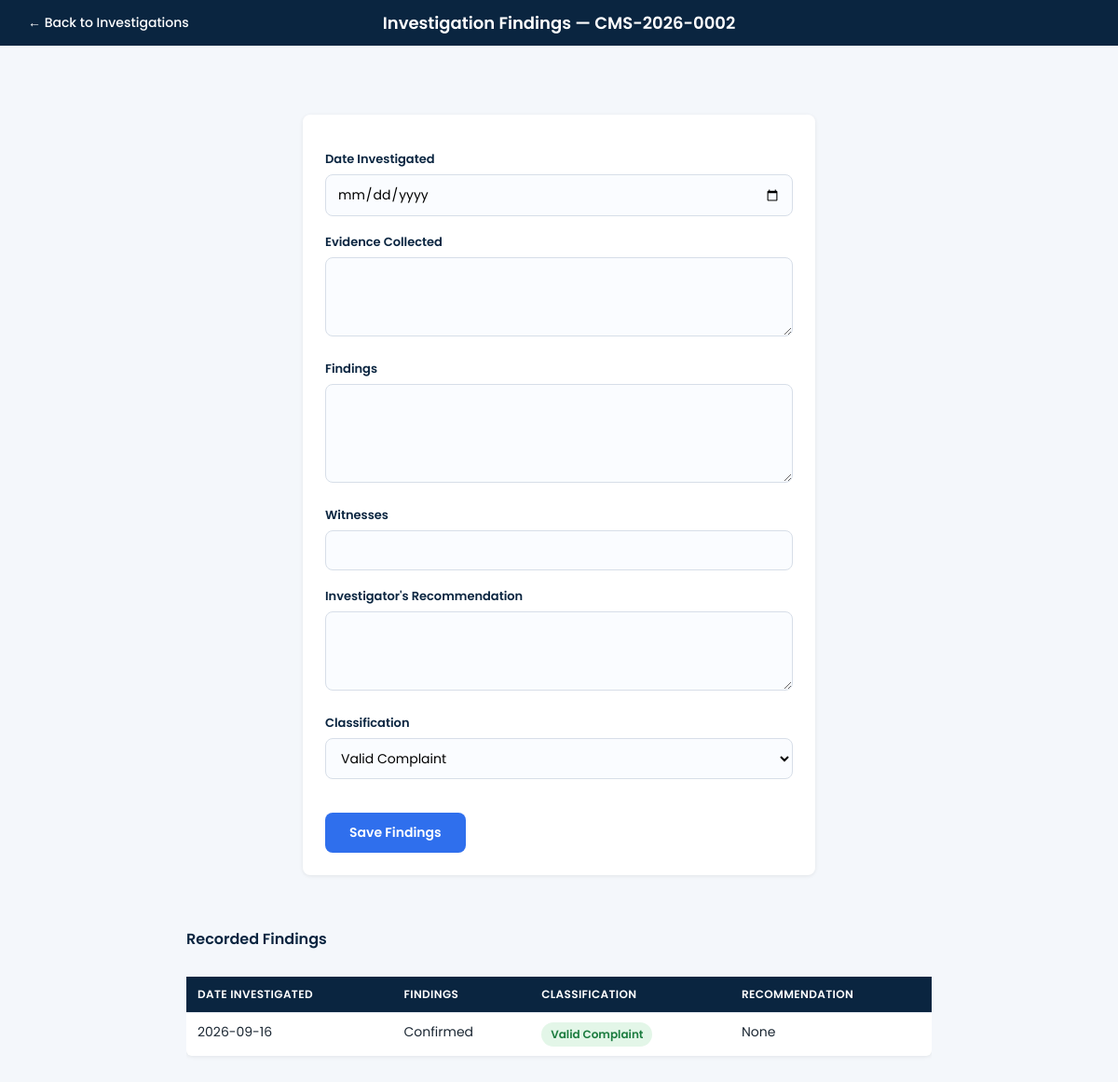
/investigation_findings_form.php?investigation_id=1 (signed in), run on the app's committed database.
### tables this page shows
CREATE TABLE `investigations` (
  `investigation_id` int(11) NOT NULL,
  `complaint_id` int(11) NOT NULL,
  `investigator_id` int(11) NOT NULL,
  `start_date` date NOT NULL,
  `target_completion_date` date DEFAULT NULL,
  `status` enum('Assigned','In Progress','Evidence Gathering','Findings Prepared','Completed') DEFAULT 'Assigned',
  `created_at` timestamp NOT NULL DEFAULT current_timestamp()
);

CREATE TABLE `complaints` (
  `complaint_id` int(11) NOT NULL,
  `complaint_number` varchar(30) NOT NULL,
  `complainant_id` int(11) NOT NULL,
  `category_id` int(11) NOT NULL,
  `subject` varchar(200) NOT NULL,
  `description` text NOT NULL,
  `date_filed` date NOT NULL,
  `location` varchar(150) DEFAULT NULL,
  `priority` enum('low','medium','high') DEFAULT 'medium',
  `status` enum('Submitted','For Assignment','Assigned','Under Investigation','Action Required','For Resolution','Resolved','Closed') DEFAULT 'Submitted',
  `created_at` timestamp NOT NULL DEFAULT current_timestamp()
);

CREATE TABLE `investigation_findings` (
  `finding_id` int(11) NOT NULL,
  `investigation_id` int(11) NOT NULL,
  `date_investigated` date NOT NULL,
  `evidence_collected` text DEFAULT NULL,
  `findings` text NOT NULL,
  `witnesses` varchar(255) DEFAULT NULL,
  `recommendation` text DEFAULT NULL,
  `classification` enum('Valid Complaint','Partially Valid','Unsubstantiated','Invalid') DEFAULT NULL,
  `created_at` timestamp NOT NULL DEFAULT current_timestamp()
);

### investigation_findings_form.php (the view, shortened to what this page needs)
<?php
$conn = new mysqli("localhost", "root", "", "complaint_management_db");
$investigation_id = $_GET['investigation_id'];
$stmt = $conn->prepare(
    "SELECT i.*, c.complaint_number FROM investigations i JOIN complaints c ON i.complaint_id = c.complaint_id WHERE i.investigation_id = ?"
);
$stmt->bind_param("i", $investigation_id);
$stmt->execute();
$investigation = $stmt->get_result()->fetch_assoc();
?>
<!DOCTYPE html>
<html>
<head>
    <link rel="stylesheet" href="assets/style.css">
</head>
<body>
    <div class="topbar">
        <a class="back-link" href="investigation_list.php">← Back to Investigations</a>
        <h2>Investigation Findings — <?php echo htmlspecialchars($investigation['complaint_number']); ?></h2>
    </div>
    <div class="page-wrap">
        <div class="form-card">
            <form action="save_investigation_findings.php" method="POST">
                <div class="form-group">
                    <label>Date Investigated</label>
                    <input type="date" name="date_investigated" required>
                </div>
                <div class="form-group">
                    <label>Evidence Collected</label>
                    <textarea name="evidence_collected" rows="3"></textarea>
                </div>
                <div class="form-group">
                    <label>Findings</label>
                    <textarea name="findings" rows="4" required></textarea>
                </div>
                <div class="form-group">
                    <label>Witnesses</label>
                    <input type="text" name="witnesses">
                </div>
                <div class="form-group">
                    <label>Investigator's Recommendation</label>
                    <textarea name="recommendation" rows="3"></textarea>
                </div>
                <div class="form-group">
                    <label>Classification</label>
                    <select name="classification" required>
                        <option value="Valid Complaint">Valid Complaint</option>
                    </select>
                </div>
                <button type="submit">Save Findings</button>
            </form>
        </div>
        <?php
        $findingsCheck = $conn->prepare("SELECT * FROM investigation_findings WHERE investigation_id = ? ORDER BY finding_id DESC");
        $findingsCheck->bind_param("i", $investigation_id);
        $findingsCheck->execute();
        $findingsResult = $findingsCheck->get_result();
        if ($findingsResult->num_rows > 0):
            $badgeMap = [
                'Valid Complaint' => 'badge-valid',
                'Partially Valid' => 'badge-partial',
                'Unsubstantiated' => 'badge-unsubstantiated',
                'Invalid' => 'badge-invalid',
            ];
        ?>
        <div class="table-card">
            <h3>Recorded Findings</h3>
            <div class="table-scroll">
                <table>
                    <tr>
                        <th>Date Investigated</th>
                        <th>Findings</th>
                        <th>Classification</th>
                        <th>Recommendation</th>
                    </tr>
                    <?php while ($f = $findingsResult->fetch_assoc()): ?>
                    <tr>
                        <td><?php echo $f['date_investigated']; ?></td>
                        <td><?php echo nl2br(htmlspecialchars($f['findings'])); ?></td>
                        <td>
                            <span class="badge <?php echo $badgeMap[$f['classification']] ?? ''; ?>">
                                <?php echo htmlspecialchars($f['classification']); ?>
                            </span>
                        </td>
                        <td><?php echo nl2br(htmlspecialchars($f['recommendation'])); ?></td>
                    </tr>
                    <?php endwhile; ?>
                </table>
            </div>
        </div>
        <?php endif; ?>
    </div>
</body>
</html>

### assets/style.css (style rules this page uses)
* { box-sizing: border-box; }
html, body { margin: 0 !important; padding: 0 !important; width: 100% !important; min-height: 100vh !important; overflow-x: hidden !important; background: #f4f7fb !important; }
body { font-family: 'Poppins', sans-serif; color: #1e293b; }
h1, h2, h3 { color: #0f3d5c; font-weight: 600; }
h2 { font-size: 22px; margin-top: 30px; }
h3 { font-size: 18px; margin-top: 24px; }
body > *:not(script):not(#pageContent):not(#loadingOverlay):not(#splashOverlay):not(#loadingLogo):not(.topbar):not(.main-content):not(body.reg-page > *):not(body.track-page > *) { max-width: 1100px; margin-left: auto; margin-right: auto; padding-left: 20px; padding-right: 20px; }
a { color: #0f766e; text-decoration: none; font-weight: 500; }
table { border-collapse: collapse; width: 100%; background: #ffffff; margin-top: 12px; margin-bottom: 20px; box-shadow: 0 1px 4px rgba(0, 0, 0, 0.08); border-radius: 6px; overflow: hidden; }
th, td { padding: 10px 14px; text-align: left; border-bottom: 1px solid #e2e8f0; font-size: 14px; }
th { background: #0f3d5c; color: #ffffff; font-weight: 600; text-transform: uppercase; font-size: 12px; letter-spacing: 0.03em; }
form { background: #ffffff; padding: 24px; border-radius: 8px; box-shadow: 0 1px 4px rgba(0, 0, 0, 0.08); max-width: 550px; margin: 16px auto 0; }
label { display: block; margin-top: 14px; margin-bottom: 4px; font-weight: 500; font-size: 14px; color: #334155; }
input, select, textarea { width: 100%; padding: 9px 12px; border: 1px solid #cbd5e1; border-radius: 6px; font-size: 14px; font-family: 'Poppins', sans-serif; background: #f8fafc; }
button, input[type="submit"] { margin-top: 18px; padding: 10px 22px; background: #0f766e; color: #ffffff; border: none; border-radius: 6px; font-weight: 600; font-size: 14px; cursor: pointer; transition: background 0.2s; }
@media (min-width: 769px) { table { overflow-x: visible; } }

### investigation_findings_form.php (style rules this page uses)
:root { --navy: #0a2540; --accent: #2f6fed; --bg: #f4f7fb; }
* { box-sizing: border-box; font-family: 'Poppins', sans-serif; }
body { margin: 0; background: var(--bg); color: #1b2733; }
.topbar { background: var(--navy); color: #fff; position: relative; display: flex; align-items: center; padding: 14px 30px; }
.topbar h2 { position: absolute; left: 50%; transform: translateX(-50%); margin: 0; color: #fff; font-size: 18px; font-weight: 600; white-space: nowrap; }
.topbar .back-link { color: #fff; text-decoration: none; font-size: 14px; z-index: 1; }
body .page-wrap { width: 100%; display: flex; flex-direction: column; align-items: center; padding: 30px 20px; }
body .form-card, body .table-card { width: 100% !important; max-width: 860px !important; margin: 0 auto !important; }
.form-card, .table-card { padding: 28px 30px; margin-bottom: 24px; opacity: 0; animation: fadeUp 0.5s ease forwards; }
.form-card label { display: block; font-size: 13px; font-weight: 600; color: var(--navy); margin-bottom: 6px; }
.form-group { margin-bottom: 18px; }
input[type="date"], input[type="text"], textarea, select { width: 100%; padding: 10px 12px; border: 1px solid #d7dee8; border-radius: 8px; font-size: 14px; background: #fafcff; transition: border-color 0.2s, box-shadow 0.2s; }
textarea { resize: vertical; }
button[type="submit"] { background: var(--accent); color: #fff; border: none; padding: 11px 26px; border-radius: 8px; font-size: 14px; font-weight: 600; cursor: pointer; transition: background 0.2s; }
.table-card h3 { margin: 0 0 16px 0; color: var(--navy); font-size: 16px; }
.table-scroll { overflow-x: auto; }
table { width: 100%; border-collapse: collapse; font-size: 13px; }
th { background: var(--navy); color: #fff; text-align: left; padding: 10px 12px; white-space: nowrap; }
td { padding: 10px 12px; border-bottom: 1px solid #eef1f5; vertical-align: top; }
tr:last-child td { border-bottom: none; }
.badge { display: inline-block; padding: 4px 10px; border-radius: 999px; font-size: 12px; font-weight: 600; white-space: nowrap; }
.badge-valid { background: #e3f6e8; color: #1c7c3f; }

### data on the page
investigations: complaint.complaint_number "CMS-2026-0002"
investigation_findings: date_investigated "2026-09-16", findings "Confirmed", classification "Valid Complaint", recommendation "None"
